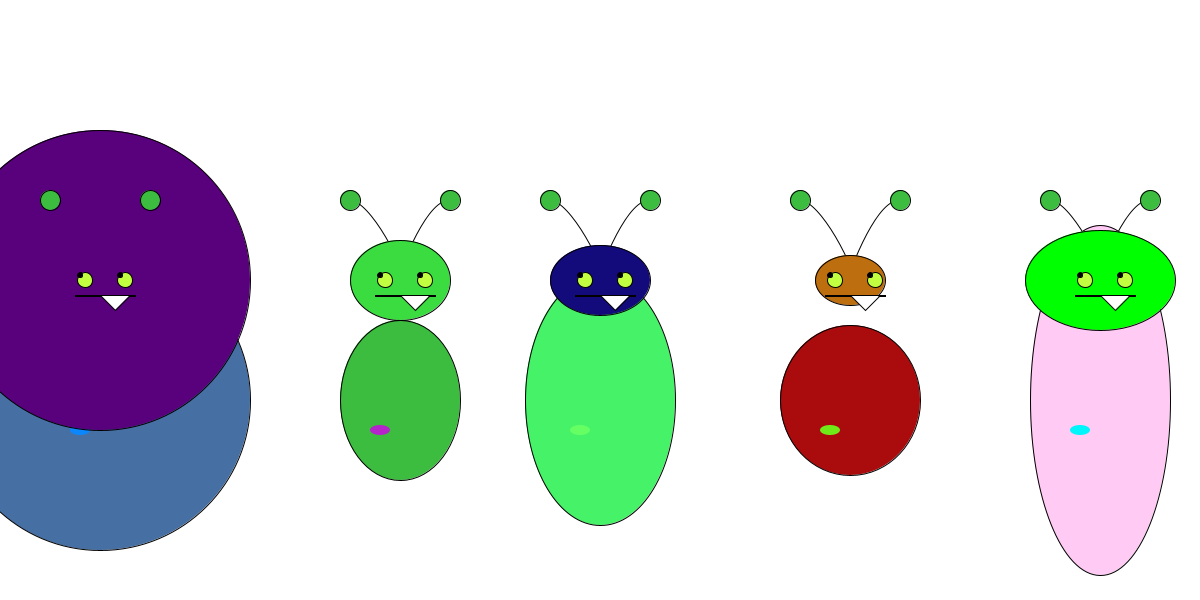
Frame 1 (no input)
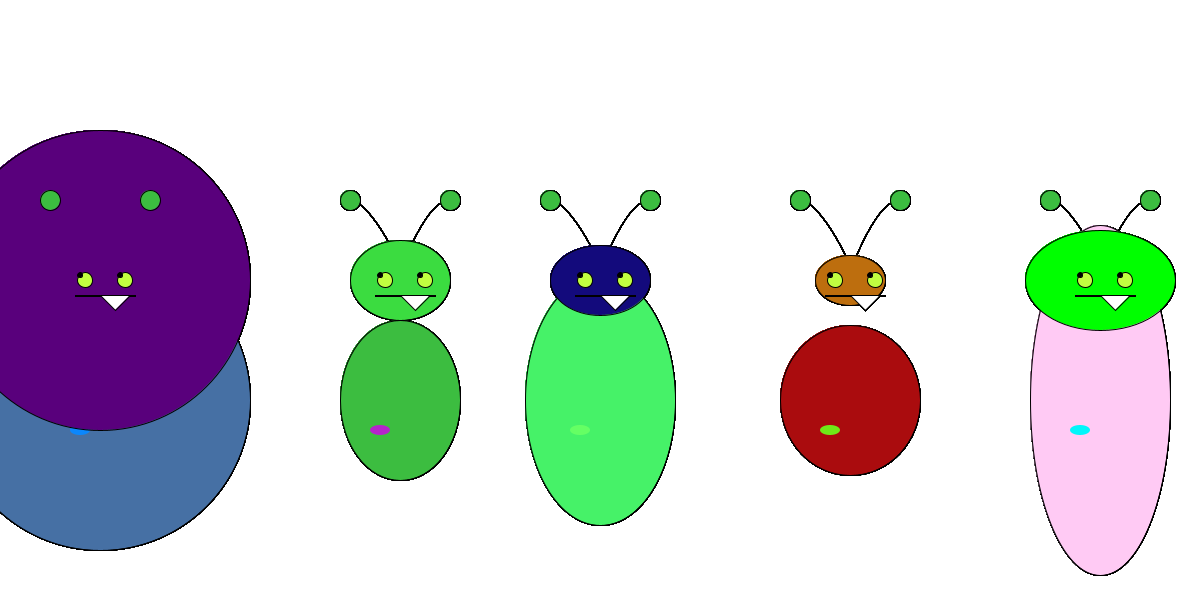
Frame 60 (the mouse pressed at the canvas centre just before this capture)
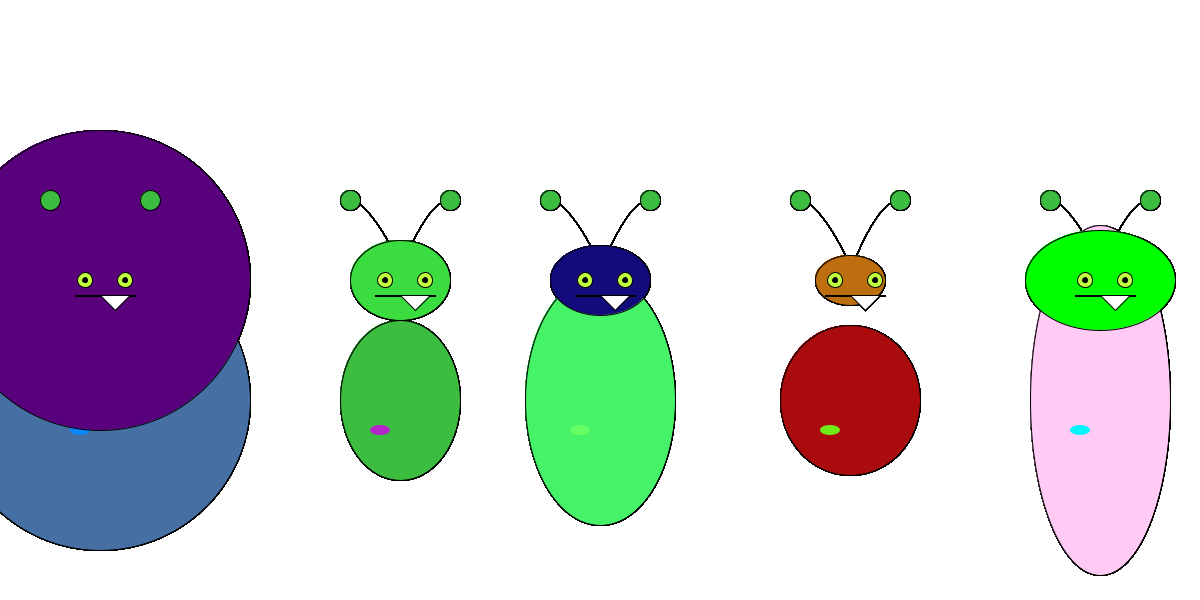
Frame 120 (the mouse held since frame 60 and released just before this capture)

The Processing sketch that drew these frames (run headless with seeded random() and noise(); from frame 60 on, the mouse is pressed at the canvas centre):

// Processing sketch: DanielJiang_Ex5
// ── DanielJiang_Ex5.pde
Monster fred;
Monster tyrone;
Monster kim;
Monster trisha;
Monster raju;

float wanderX, wanderY;

void setup(){
  background(255);
  size(1200,600);
}

void draw(){
  wanderX=map(mouseX,0,width,-5,5);
  wanderY=map(mouseY,0,height,-5,5);
  
  fred=new Monster(0,0, color(60, 189, 64),color(59, 220, 64),color(181, 35, 203));
  fred.monsterBody(120,160);
  fred.head(100,80);
  fred.eye(wanderX,wanderY);
  
  pushMatrix();
  translate(-400,0);
  tyrone=new Monster(100,0, color(70, 112, 164),color(89, 0, 124),color(11, 135, 253));
  tyrone.monsterBody(300,300);
  tyrone.head(300,300);
  tyrone.eye(wanderX,wanderY);
  popMatrix();
  
  pushMatrix();
  translate(350,0);
  kim=new Monster(100,0, color(170, 12, 14),color(189, 110, 14),color(111, 235, 23));
  kim.monsterBody(140,150);
  kim.head(70,50);
  kim.eye(wanderX,wanderY);
  popMatrix();
  
  pushMatrix();
  translate(100,0);
  trisha=new Monster(100,0, color(70, 242, 104),color(19, 10, 124),color(101, 255, 100));
  trisha.monsterBody(150,250);
  trisha.head(100,70);
  trisha.eye(wanderX,wanderY);
  popMatrix();
  
  pushMatrix();
  translate(600,0);
  raju=new Monster(100,0, color(255, 202, 244),color(0, 255, 0),color(1, 245, 250));
  raju.monsterBody(140,350);
  raju.head(150,100);
  raju.eye(wanderX,wanderY);
  popMatrix();
}
// ── Monster.pde
class Monster {

  //declare variables or data types
  private color skin1, skin2, blink, wort;    // no accessible outside the class. Only internally.
  float x, y, wanderX, wanderY, percentScale;  // accessible outside the class, using the dot syntax
  //boolean button;
  int w;

  // this is the class constructor. this is called
  // with the "new" line in the main code
  Monster(float tempX, float tempY, color sk1, color sk2, color wort_) {
    //println("we made a monster"); 
    // here, we are exchanging the values passed in for their local names
    // this ensures better use and control of variables - ie, what can
    // change a variable and what can't at any given time

    skin1 = sk1;
    skin2 = sk2;
    blink = sk1;
    wort = wort_;
    x = tempX;
    y = tempY;
    w=800;
  }

  // all the methods go below the constructor
  /*void update() {
    wanderX=map(mouseX, 0, width, -5, 5);
    //print("wanderX is ");
    //println(wanderX);
    wanderY=map(mouseY, 0, height, -5, 5);
  }*/

  void monsterBody(int wide, int tall) {
    smooth();
    curve(w/2 - 100 + x, w/2-100 + y, w/2 - 50 + x, w/2-200 + y, w/2 + 10 + x, w/2 -100 + y, w/2 -20 + x, w/2 + 20 + y); //left antenna
    curve(w/2 + 120 + x, w/2-80 + y, w/2 + 50 + x, w/2-200 + y, w/2 - 10 + x, w/2 - 100 + y, w/2 -20 + x, w/2 + 40 + y); //right antenna
    fill(skin1); //darker green
    ellipse(w/2 + x, w/2 + y, wide, tall); //body
    fill(wort); // purple
    noStroke(); 
    ellipse(w/2 - 20 + x, w/2 + 30 + y, 20, 10);  //wart
  }


  void head(int wid, int hei) {
    fill(skin2); // lighter green
    stroke(0); 
    ellipse(w/2 + x, w/2 - 120 + y, wid, hei); //head
    fill(0);
    rect(w/2 - 25 + x, w/2 - 105 + y, 60, 1); //mouth
    fill(255);
    triangle(w/2 + 15 + x, w/2 - 90 + y, w/2 + x, w/2-105 + y, w/2 + 30 + x, w/2 - 105 + y); //tooth
    //eye(wanderX, wanderY);
    fill(60, 189, 64); //lighter green
    ellipse(w/2 - 50 + x, w/2 - 200 + y, 20, 20); // left antenna point
    ellipse(w/2 + 50 + x, w/2 - 200 + y, 20, 20); // right antenna point
    noFill();
  }

  void eye(float wX, float wY) {
    fill(193, 255, 64); //greenish yellow
    ellipse(w/2 - 15 + x, w/2 - 120 + y, 15, 15); //left eye
    ellipse(w/2 + 25 + x, w/2 - 120 + y, 15, 15); //right eye
    fill(0);
    ellipse(w/2 - 15 + wX + x, w/2 - 120 + wY + y, 5, 5); //left pupil
    ellipse(w/2 + 25 + wX + x, w/2 - 120 + wY + y, 5, 5); //right pupil
    noFill();
  }
}
